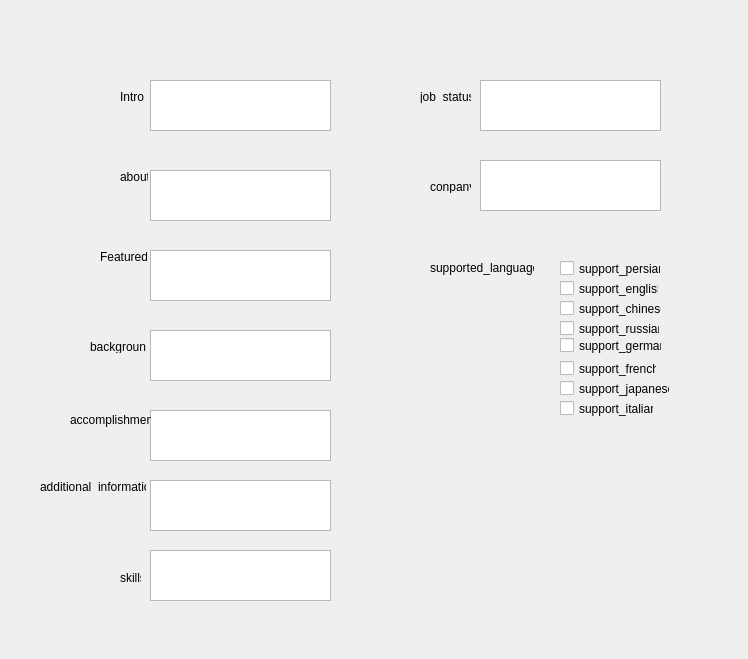
<?xml version="1.0" encoding="UTF-8"?>
<ui version="4.0">
 <class>Dialog_Show_profile</class>
 <widget class="QDialog" name="Dialog_Show_profile">
  <property name="geometry">
   <rect>
    <x>0</x>
    <y>0</y>
    <width>748</width>
    <height>659</height>
   </rect>
  </property>
  <property name="mouseTracking">
   <bool>false</bool>
  </property>
  <property name="focusPolicy">
   <enum>Qt::StrongFocus</enum>
  </property>
  <property name="windowTitle">
   <string>Profile</string>
  </property>
  <widget class="QLabel" name="label_user_id">
   <property name="geometry">
    <rect>
     <x>10</x>
     <y>10</y>
     <width>151</width>
     <height>31</height>
    </rect>
   </property>
   <property name="font">
    <font>
     <pointsize>12</pointsize>
    </font>
   </property>
   <property name="text">
    <string/>
   </property>
  </widget>
  <widget class="QTextEdit" name="textEdit_background">
   <property name="geometry">
    <rect>
     <x>150</x>
     <y>330</y>
     <width>181</width>
     <height>51</height>
    </rect>
   </property>
   <property name="readOnly">
    <bool>true</bool>
   </property>
  </widget>
  <widget class="QTextEdit" name="textEdit_about">
   <property name="geometry">
    <rect>
     <x>150</x>
     <y>170</y>
     <width>181</width>
     <height>51</height>
    </rect>
   </property>
   <property name="readOnly">
    <bool>true</bool>
   </property>
  </widget>
  <widget class="QLabel" name="label_company">
   <property name="geometry">
    <rect>
     <x>430</x>
     <y>180</y>
     <width>41</width>
     <height>13</height>
    </rect>
   </property>
   <property name="text">
    <string>conpany</string>
   </property>
  </widget>
  <widget class="QCheckBox" name="checkBox_6">
   <property name="geometry">
    <rect>
     <x>560</x>
     <y>360</y>
     <width>97</width>
     <height>17</height>
    </rect>
   </property>
   <property name="cursor">
    <cursorShape>ArrowCursor</cursorShape>
   </property>
   <property name="mouseTracking">
    <bool>false</bool>
   </property>
   <property name="focusPolicy">
    <enum>Qt::NoFocus</enum>
   </property>
   <property name="autoFillBackground">
    <bool>false</bool>
   </property>
   <property name="text">
    <string>support_french</string>
   </property>
   <property name="checked">
    <bool>false</bool>
   </property>
   <property name="autoRepeat">
    <bool>false</bool>
   </property>
   <property name="autoExclusive">
    <bool>false</bool>
   </property>
  </widget>
  <widget class="QLabel" name="label_featured_2">
   <property name="geometry">
    <rect>
     <x>90</x>
     <y>340</y>
     <width>56</width>
     <height>13</height>
    </rect>
   </property>
   <property name="text">
    <string>background</string>
   </property>
  </widget>
  <widget class="QLabel" name="label_job_status">
   <property name="geometry">
    <rect>
     <x>420</x>
     <y>90</y>
     <width>51</width>
     <height>13</height>
    </rect>
   </property>
   <property name="text">
    <string>job_status</string>
   </property>
  </widget>
  <widget class="QCheckBox" name="checkBox_4">
   <property name="geometry">
    <rect>
     <x>560</x>
     <y>320</y>
     <width>100</width>
     <height>17</height>
    </rect>
   </property>
   <property name="cursor">
    <cursorShape>ArrowCursor</cursorShape>
   </property>
   <property name="mouseTracking">
    <bool>false</bool>
   </property>
   <property name="focusPolicy">
    <enum>Qt::NoFocus</enum>
   </property>
   <property name="autoFillBackground">
    <bool>false</bool>
   </property>
   <property name="text">
    <string>support_russian</string>
   </property>
   <property name="checked">
    <bool>false</bool>
   </property>
   <property name="autoRepeat">
    <bool>false</bool>
   </property>
   <property name="autoExclusive">
    <bool>false</bool>
   </property>
  </widget>
  <widget class="QCheckBox" name="checkBox_3">
   <property name="geometry">
    <rect>
     <x>560</x>
     <y>300</y>
     <width>102</width>
     <height>17</height>
    </rect>
   </property>
   <property name="cursor">
    <cursorShape>ArrowCursor</cursorShape>
   </property>
   <property name="mouseTracking">
    <bool>false</bool>
   </property>
   <property name="focusPolicy">
    <enum>Qt::NoFocus</enum>
   </property>
   <property name="autoFillBackground">
    <bool>false</bool>
   </property>
   <property name="text">
    <string>support_chinese</string>
   </property>
   <property name="checked">
    <bool>false</bool>
   </property>
   <property name="autoRepeat">
    <bool>false</bool>
   </property>
   <property name="autoExclusive">
    <bool>false</bool>
   </property>
  </widget>
  <widget class="QLabel" name="label_featured">
   <property name="geometry">
    <rect>
     <x>100</x>
     <y>250</y>
     <width>47</width>
     <height>13</height>
    </rect>
   </property>
   <property name="text">
    <string>Featured</string>
   </property>
  </widget>
  <widget class="QCheckBox" name="checkBox_1">
   <property name="geometry">
    <rect>
     <x>560</x>
     <y>260</y>
     <width>101</width>
     <height>17</height>
    </rect>
   </property>
   <property name="cursor">
    <cursorShape>ArrowCursor</cursorShape>
   </property>
   <property name="mouseTracking">
    <bool>false</bool>
   </property>
   <property name="focusPolicy">
    <enum>Qt::NoFocus</enum>
   </property>
   <property name="autoFillBackground">
    <bool>false</bool>
   </property>
   <property name="text">
    <string>support_persian</string>
   </property>
   <property name="checked">
    <bool>false</bool>
   </property>
   <property name="autoRepeat">
    <bool>false</bool>
   </property>
   <property name="autoExclusive">
    <bool>false</bool>
   </property>
  </widget>
  <widget class="QCheckBox" name="checkBox_8">
   <property name="geometry">
    <rect>
     <x>560</x>
     <y>400</y>
     <width>94</width>
     <height>17</height>
    </rect>
   </property>
   <property name="cursor">
    <cursorShape>ArrowCursor</cursorShape>
   </property>
   <property name="mouseTracking">
    <bool>false</bool>
   </property>
   <property name="focusPolicy">
    <enum>Qt::NoFocus</enum>
   </property>
   <property name="autoFillBackground">
    <bool>false</bool>
   </property>
   <property name="text">
    <string>support_italian</string>
   </property>
   <property name="checked">
    <bool>false</bool>
   </property>
   <property name="autoRepeat">
    <bool>false</bool>
   </property>
   <property name="autoExclusive">
    <bool>false</bool>
   </property>
  </widget>
  <widget class="QLabel" name="label_intro">
   <property name="geometry">
    <rect>
     <x>120</x>
     <y>90</y>
     <width>24</width>
     <height>13</height>
    </rect>
   </property>
   <property name="text">
    <string>Intro</string>
   </property>
  </widget>
  <widget class="QCheckBox" name="checkBox_5">
   <property name="geometry">
    <rect>
     <x>560</x>
     <y>337</y>
     <width>102</width>
     <height>17</height>
    </rect>
   </property>
   <property name="cursor">
    <cursorShape>ArrowCursor</cursorShape>
   </property>
   <property name="mouseTracking">
    <bool>false</bool>
   </property>
   <property name="focusPolicy">
    <enum>Qt::NoFocus</enum>
   </property>
   <property name="autoFillBackground">
    <bool>false</bool>
   </property>
   <property name="text">
    <string>support_german</string>
   </property>
   <property name="checked">
    <bool>false</bool>
   </property>
   <property name="autoRepeat">
    <bool>false</bool>
   </property>
   <property name="autoExclusive">
    <bool>false</bool>
   </property>
  </widget>
  <widget class="QLabel" name="label_additional_information">
   <property name="geometry">
    <rect>
     <x>40</x>
     <y>480</y>
     <width>106</width>
     <height>13</height>
    </rect>
   </property>
   <property name="text">
    <string>additional_information</string>
   </property>
  </widget>
  <widget class="QTextEdit" name="textEdit_accomplishments">
   <property name="geometry">
    <rect>
     <x>150</x>
     <y>410</y>
     <width>181</width>
     <height>51</height>
    </rect>
   </property>
   <property name="readOnly">
    <bool>true</bool>
   </property>
   <property name="html">
    <string>&lt;!DOCTYPE HTML PUBLIC &quot;-//W3C//DTD HTML 4.0//EN&quot; &quot;http://www.w3.org/TR/REC-html40/strict.dtd&quot;&gt;
&lt;html&gt;&lt;head&gt;&lt;meta name=&quot;qrichtext&quot; content=&quot;1&quot; /&gt;&lt;style type=&quot;text/css&quot;&gt;
p, li { white-space: pre-wrap; }
&lt;/style&gt;&lt;/head&gt;&lt;body style=&quot; font-family:'MS Shell Dlg 2'; font-size:8.25pt; font-weight:400; font-style:normal;&quot;&gt;
&lt;p style=&quot;-qt-paragraph-type:empty; margin-top:0px; margin-bottom:0px; margin-left:0px; margin-right:0px; -qt-block-indent:0; text-indent:0px;&quot;&gt;&lt;br /&gt;&lt;/p&gt;&lt;/body&gt;&lt;/html&gt;</string>
   </property>
  </widget>
  <widget class="QTextEdit" name="textEdit_featured">
   <property name="geometry">
    <rect>
     <x>150</x>
     <y>250</y>
     <width>181</width>
     <height>51</height>
    </rect>
   </property>
   <property name="readOnly">
    <bool>true</bool>
   </property>
  </widget>
  <widget class="QTextEdit" name="textEdit_company">
   <property name="geometry">
    <rect>
     <x>480</x>
     <y>160</y>
     <width>181</width>
     <height>51</height>
    </rect>
   </property>
   <property name="readOnly">
    <bool>true</bool>
   </property>
  </widget>
  <widget class="QLabel" name="label_skills">
   <property name="geometry">
    <rect>
     <x>120</x>
     <y>570</y>
     <width>21</width>
     <height>16</height>
    </rect>
   </property>
   <property name="text">
    <string>skills</string>
   </property>
  </widget>
  <widget class="QTextEdit" name="textEdit_additional_information">
   <property name="geometry">
    <rect>
     <x>150</x>
     <y>480</y>
     <width>181</width>
     <height>51</height>
    </rect>
   </property>
   <property name="readOnly">
    <bool>true</bool>
   </property>
  </widget>
  <widget class="QLabel" name="label_about">
   <property name="geometry">
    <rect>
     <x>120</x>
     <y>170</y>
     <width>28</width>
     <height>13</height>
    </rect>
   </property>
   <property name="text">
    <string>about</string>
   </property>
  </widget>
  <widget class="QLabel" name="label_accomplishments">
   <property name="geometry">
    <rect>
     <x>70</x>
     <y>410</y>
     <width>81</width>
     <height>20</height>
    </rect>
   </property>
   <property name="text">
    <string>accomplishments</string>
   </property>
  </widget>
  <widget class="QLabel" name="label_supported_languages">
   <property name="geometry">
    <rect>
     <x>430</x>
     <y>260</y>
     <width>104</width>
     <height>16</height>
    </rect>
   </property>
   <property name="text">
    <string>supported_languages</string>
   </property>
  </widget>
  <widget class="QCheckBox" name="checkBox_7">
   <property name="geometry">
    <rect>
     <x>560</x>
     <y>380</y>
     <width>110</width>
     <height>17</height>
    </rect>
   </property>
   <property name="cursor">
    <cursorShape>ArrowCursor</cursorShape>
   </property>
   <property name="mouseTracking">
    <bool>false</bool>
   </property>
   <property name="focusPolicy">
    <enum>Qt::NoFocus</enum>
   </property>
   <property name="autoFillBackground">
    <bool>false</bool>
   </property>
   <property name="text">
    <string>support_japanese</string>
   </property>
   <property name="checked">
    <bool>false</bool>
   </property>
   <property name="autoRepeat">
    <bool>false</bool>
   </property>
   <property name="autoExclusive">
    <bool>false</bool>
   </property>
  </widget>
  <widget class="QTextEdit" name="textEdit_job_status">
   <property name="geometry">
    <rect>
     <x>480</x>
     <y>80</y>
     <width>181</width>
     <height>51</height>
    </rect>
   </property>
   <property name="readOnly">
    <bool>true</bool>
   </property>
  </widget>
  <widget class="QTextEdit" name="textEdit_skills">
   <property name="geometry">
    <rect>
     <x>150</x>
     <y>550</y>
     <width>181</width>
     <height>51</height>
    </rect>
   </property>
   <property name="readOnly">
    <bool>true</bool>
   </property>
  </widget>
  <widget class="QCheckBox" name="checkBox_2">
   <property name="geometry">
    <rect>
     <x>560</x>
     <y>280</y>
     <width>99</width>
     <height>17</height>
    </rect>
   </property>
   <property name="cursor">
    <cursorShape>ArrowCursor</cursorShape>
   </property>
   <property name="mouseTracking">
    <bool>false</bool>
   </property>
   <property name="focusPolicy">
    <enum>Qt::NoFocus</enum>
   </property>
   <property name="autoFillBackground">
    <bool>false</bool>
   </property>
   <property name="text">
    <string>support_english</string>
   </property>
   <property name="checked">
    <bool>false</bool>
   </property>
   <property name="autoRepeat">
    <bool>false</bool>
   </property>
   <property name="autoExclusive">
    <bool>false</bool>
   </property>
  </widget>
  <widget class="QTextEdit" name="textEdit_intro">
   <property name="geometry">
    <rect>
     <x>150</x>
     <y>80</y>
     <width>181</width>
     <height>51</height>
    </rect>
   </property>
   <property name="readOnly">
    <bool>true</bool>
   </property>
   <property name="html">
    <string>&lt;!DOCTYPE HTML PUBLIC &quot;-//W3C//DTD HTML 4.0//EN&quot; &quot;http://www.w3.org/TR/REC-html40/strict.dtd&quot;&gt;
&lt;html&gt;&lt;head&gt;&lt;meta name=&quot;qrichtext&quot; content=&quot;1&quot; /&gt;&lt;style type=&quot;text/css&quot;&gt;
p, li { white-space: pre-wrap; }
&lt;/style&gt;&lt;/head&gt;&lt;body style=&quot; font-family:'MS Shell Dlg 2'; font-size:8.25pt; font-weight:400; font-style:normal;&quot;&gt;
&lt;p style=&quot;-qt-paragraph-type:empty; margin-top:0px; margin-bottom:0px; margin-left:0px; margin-right:0px; -qt-block-indent:0; text-indent:0px;&quot;&gt;&lt;br /&gt;&lt;/p&gt;&lt;/body&gt;&lt;/html&gt;</string>
   </property>
  </widget>
 </widget>
 <resources/>
 <connections/>
</ui>
